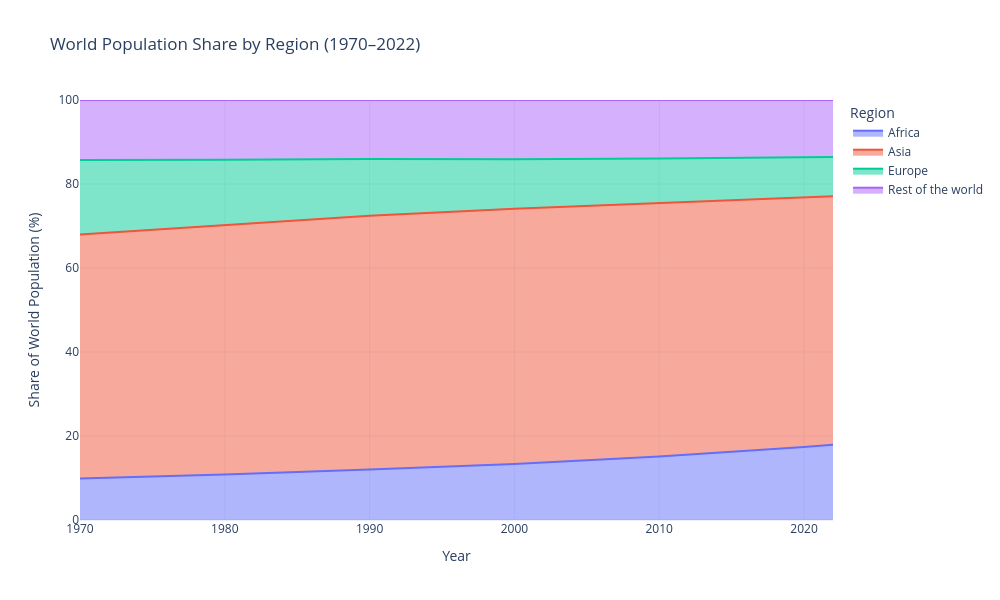

Notebook cell for this chart:
### Markdown cell above
**Chart choice & justification:** *Which chart did you choose, and why? Justify design choices.

*YOUR ANSWER HERE*

**I used a stacked area chart to show how the share of the world's population has changed between 1970 and 2022. I focused on Africa, Asia and Europe, while grouping the remaining continents as the rest of the world.**

**The chart shows that Africa's share has increased over time, while Europe's share has decreased. Asia continues to have the largest share of the world's population. I chose this chart because it makes it easy to compare the changes over time and see how the total population is divided between different regions.**

### Code cell
# Q7
# YOUR CODE HERE
# Q7: World population share over time

years = [1970, 1980, 1990, 2000, 2010, 2015, 2020, 2022]

data = []

for year in years:
    population = df.groupby("Continent")[f"{year} Population"].sum()
    total = population.sum()

    for continent, value in population.items():
        region = continent if continent in ["Africa", "Asia", "Europe"] else "Rest of the world"

        data.append({
            "Year": year,
            "Region": region,
            "Population Share": value / total * 100
        })

share_df = pd.DataFrame(data)

share_df = share_df.groupby(
    ["Year", "Region"], as_index=False
)["Population Share"].sum()

fig = px.area(
    share_df,
    x="Year",
    y="Population Share",
    color="Region",
    title="World Population Share by Region (1970–2022)",
    labels={"Population Share": "Share of World Population (%)"},
    category_orders={
        "Region": ["Africa", "Asia", "Europe", "Rest of the world"]
    }
)

fig.update_layout(
    template="plotly_white",
    width=1000,
    height=600,
    yaxis_range=[0, 100]
)

fig.show()

### Figure 1 — Plotly figure (JSON) as saved in the notebook; plotly's stock layout.template omitted (floating-point values rounded to 4 significant figures)
{"data": [{"fillpattern": {"shape": ""}, "hovertemplate": "Region=Africa<br>Year=%{x}<br>Share of World Population (%)=%{y}<extra></extra>", "legendgroup": "Africa", "line": {"color": "#636efa"}, "marker": {"symbol": "circle"}, "mode": "lines", "name": "Africa", "orientation": "v", "showlegend": true, "stackgroup": "1", "type": "scatter", "x": [1970, 1980, 1990, 2000, 2010, 2015, 2020, 2022], "xaxis": "x", "y": [9.893, 10.84, 12.01, 13.32, 15.11, 16.18, 17.36, 17.89], "yaxis": "y"}, {"fillpattern": {"shape": ""}, "hovertemplate": "Region=Asia<br>Year=%{x}<br>Share of World Population (%)=%{y}<extra></extra>", "legendgroup": "Asia", "line": {"color": "#EF553B"}, "marker": {"symbol": "circle"}, "mode": "lines", "name": "Asia", "orientation": "v", "showlegend": true, "stackgroup": "1", "type": "scatter", "x": [1970, 1980, 1990, 2000, 2010, 2015, 2020, 2022], "xaxis": "x", "y": [58.06, 59.32, 60.41, 60.76, 60.43, 60.05, 59.48, 59.21], "yaxis": "y"}, {"fillpattern": {"shape": ""}, "hovertemplate": "Region=Europe<br>Year=%{x}<br>Share of World Population (%)=%{y}<extra></extra>", "legendgroup": "Europe", "line": {"color": "#00cc96"}, "marker": {"symbol": "circle"}, "mode": "lines", "name": "Europe", "orientation": "v", "showlegend": true, "stackgroup": "1", "type": "scatter", "x": [1970, 1980, 1990, 2000, 2010, 2015, 2020, 2022], "xaxis": "x", "y": [17.76, 15.59, 13.55, 11.81, 10.53, 9.987, 9.514, 9.32], "yaxis": "y"}, {"fillpattern": {"shape": ""}, "hovertemplate": "Region=Rest of the world<br>Year=%{x}<br>Share of World Population (%)=%{y}<extra></extra>", "legendgroup": "Rest of the world", "line": {"color": "#ab63fa"}, "marker": {"symbol": "circle"}, "mode": "lines", "name": "Rest of the world", "orientation": "v", "showlegend": true, "stackgroup": "1", "type": "scatter", "x": [1970, 1980, 1990, 2000, 2010, 2015, 2020, 2022], "xaxis": "x", "y": [14.29, 14.25, 14.02, 14.1, 13.93, 13.79, 13.65, 13.57], "yaxis": "y"}], "layout": {"height": 600, "legend": {"title": {"text": "Region"}, "tracegroupgap": 0}, "title": {"text": "World Population Share by Region (1970–2022)"}, "width": 1000, "xaxis": {"anchor": "y", "domain": [0, 1], "title": {"text": "Year"}}, "yaxis": {"anchor": "x", "domain": [0, 1], "range": [0, 100], "title": {"text": "Share of World Population (%)"}}}}
